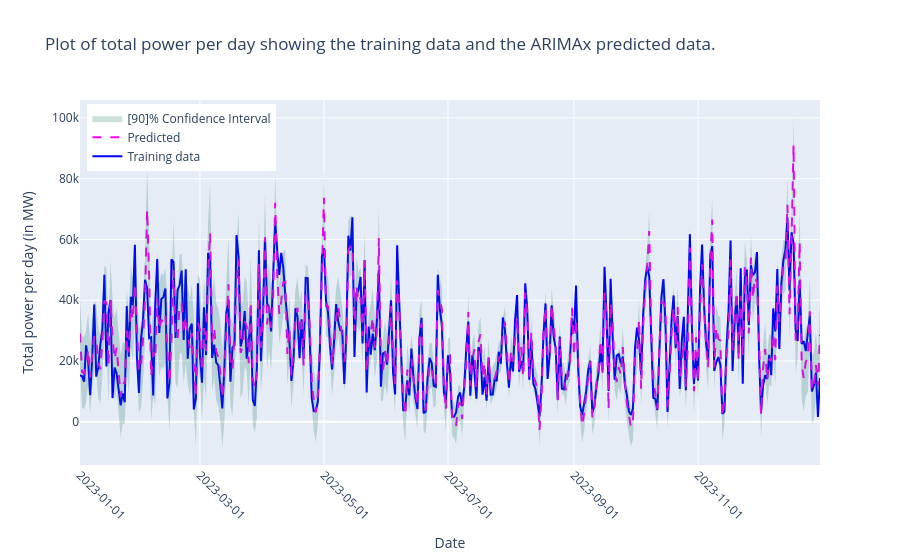

Source (notebook cell):
### Code cell
arima = ARIMAxPredictions()
arima.load_training_data(path='../1_data/final_dataframes/main_testing_dataframe.csv')
arima.forecast_range(start_date='2023-01-01', end_date='2023-12-31')

### Figure 1 — Plotly figure (JSON) as saved in the notebook; plotly's stock layout.template omitted (floating-point values rounded to 4 significant figures; data arrays with more than 128 entries replaced by an {"elided": "..."} marker saying what was removed)
{"data": [{"line": {"color": "blue"}, "mode": "lines", "name": "Training data", "type": "scatter", "x": {"elided": "365 str values"}, "y": {"elided": "365 float values"}}, {"line": {"color": "magenta", "dash": "dash"}, "mode": "lines", "name": "Predicted", "type": "scatter", "x": {"elided": "365 str values"}, "y": {"elided": "365 float values"}}, {"line": {"width": 0}, "mode": "lines", "showlegend": false, "type": "scatter", "x": {"elided": "365 str values"}, "y": {"elided": "365 float values"}}, {"fill": "tonexty", "fillcolor": "rgba(0,100,80,0.2)", "line": {"width": 0}, "mode": "lines", "name": "[90]% Confidence Interval", "type": "scatter", "x": {"elided": "365 str values"}, "y": {"elided": "365 float values"}}], "layout": {"legend": {"x": 0.01, "y": 0.99}, "title": {"text": "Plot of total power per day showing the training data and the ARIMAx predicted data."}, "xaxis": {"tickangle": 45, "tickformat": "%Y-%m-%d", "tickmode": "array", "title": {"text": "Date"}}, "yaxis": {"title": {"text": "Total power per day (in MW)"}}}}
